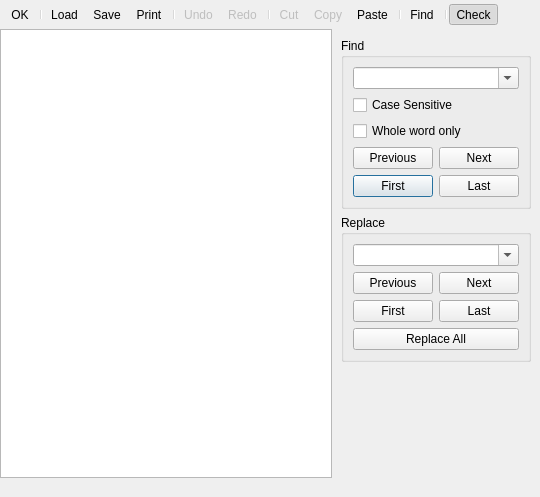
<?xml version="1.0" encoding="UTF-8"?>
<ui version="4.0">
 <class>ScriptPropertiesDialog</class>
 <widget class="QDialog" name="ScriptPropertiesDialog">
  <property name="geometry">
   <rect>
    <x>0</x>
    <y>0</y>
    <width>540</width>
    <height>497</height>
   </rect>
  </property>
  <property name="windowTitle">
   <string>Script Properties</string>
  </property>
  <property name="windowIcon">
   <iconset resource="../resources.qrc">
    <normaloff>:/qtgameengine/icons/script-file.png</normaloff>:/qtgameengine/icons/script-file.png</iconset>
  </property>
  <layout class="QVBoxLayout" name="verticalLayout" stretch="0,1">
   <property name="spacing">
    <number>0</number>
   </property>
   <property name="leftMargin">
    <number>0</number>
   </property>
   <property name="topMargin">
    <number>0</number>
   </property>
   <property name="rightMargin">
    <number>0</number>
   </property>
   <property name="bottomMargin">
    <number>0</number>
   </property>
   <item>
    <widget class="QToolBar" name="toolBar">
     <property name="windowTitle">
      <string>toolBar</string>
     </property>
     <property name="movable">
      <bool>false</bool>
     </property>
     <property name="iconSize">
      <size>
       <width>16</width>
       <height>16</height>
      </size>
     </property>
     <addaction name="actionOk"/>
     <addaction name="separator"/>
     <addaction name="actionLoad"/>
     <addaction name="actionSave"/>
     <addaction name="actionPrint"/>
     <addaction name="separator"/>
     <addaction name="actionUndo"/>
     <addaction name="actionRedo"/>
     <addaction name="separator"/>
     <addaction name="actionCut"/>
     <addaction name="actionCopy"/>
     <addaction name="actionPaste"/>
     <addaction name="separator"/>
     <addaction name="actionFind"/>
     <addaction name="separator"/>
     <addaction name="actionCheck"/>
    </widget>
   </item>
   <item>
    <layout class="QHBoxLayout" name="horizontalLayout" stretch="1,0">
     <item>
      <layout class="QVBoxLayout">
       <item>
        <widget class="CodeEditorWidget" name="codeEdit"/>
       </item>
       <item>
        <widget class="QStatusBar" name="statusbar">
         <property name="sizeGripEnabled">
          <bool>false</bool>
         </property>
        </widget>
       </item>
      </layout>
     </item>
     <item>
      <widget class="QWidget" name="widgetSearch" native="true">
       <property name="visible">
        <bool>false</bool>
       </property>
       <layout class="QVBoxLayout" name="verticalLayout_2" stretch="0,0,0">
        <item>
         <widget class="QGroupBox" name="groupBoxFind">
          <property name="title">
           <string>Find</string>
          </property>
          <layout class="QVBoxLayout" name="verticalLayout_3">
           <item>
            <widget class="QComboBox" name="comboBoxFind">
             <property name="editable">
              <bool>true</bool>
             </property>
            </widget>
           </item>
           <item>
            <widget class="QCheckBox" name="checkBoxCaseSensitive">
             <property name="text">
              <string>Case Sensitive</string>
             </property>
            </widget>
           </item>
           <item>
            <widget class="QCheckBox" name="checkBoxWholeWord">
             <property name="text">
              <string>Whole word only</string>
             </property>
            </widget>
           </item>
           <item>
            <layout class="QGridLayout" name="gridLayout">
             <item row="1" column="0">
              <widget class="QPushButton" name="pushButtonFindFirst">
               <property name="text">
                <string>First</string>
               </property>
              </widget>
             </item>
             <item row="0" column="0">
              <widget class="QPushButton" name="pushButtonFindPrev">
               <property name="text">
                <string>Previous</string>
               </property>
              </widget>
             </item>
             <item row="0" column="1">
              <widget class="QPushButton" name="pushButtonFindNext">
               <property name="text">
                <string>Next</string>
               </property>
              </widget>
             </item>
             <item row="1" column="1">
              <widget class="QPushButton" name="pushButtonFindLast">
               <property name="text">
                <string>Last</string>
               </property>
              </widget>
             </item>
            </layout>
           </item>
          </layout>
         </widget>
        </item>
        <item>
         <widget class="QGroupBox" name="groupBoxReplace">
          <property name="title">
           <string>Replace</string>
          </property>
          <layout class="QVBoxLayout" name="verticalLayout_4">
           <item>
            <widget class="QComboBox" name="comboBoxReplace">
             <property name="editable">
              <bool>true</bool>
             </property>
            </widget>
           </item>
           <item>
            <layout class="QGridLayout" name="gridLayout_2">
             <item row="1" column="0">
              <widget class="QPushButton" name="pushButtonReplaceFirst">
               <property name="text">
                <string>First</string>
               </property>
              </widget>
             </item>
             <item row="0" column="0">
              <widget class="QPushButton" name="pushButtonReplacePrevious">
               <property name="text">
                <string>Previous</string>
               </property>
              </widget>
             </item>
             <item row="0" column="1">
              <widget class="QPushButton" name="pushButtonReplaceNext">
               <property name="text">
                <string>Next</string>
               </property>
              </widget>
             </item>
             <item row="1" column="1">
              <widget class="QPushButton" name="pushButtonReplaceLast">
               <property name="text">
                <string>Last</string>
               </property>
              </widget>
             </item>
            </layout>
           </item>
           <item>
            <widget class="QPushButton" name="pushButtonReplaceAll">
             <property name="text">
              <string>Replace All</string>
             </property>
            </widget>
           </item>
          </layout>
         </widget>
        </item>
        <item>
         <spacer name="horizontalSpacer">
          <property name="orientation">
           <enum>Qt::Vertical</enum>
          </property>
          <property name="sizeHint" stdset="0">
           <size>
            <width>20</width>
            <height>40</height>
           </size>
          </property>
         </spacer>
        </item>
       </layout>
      </widget>
     </item>
    </layout>
   </item>
  </layout>
  <action name="actionOk">
   <property name="icon">
    <iconset resource="../resources.qrc">
     <normaloff>:/qtgameengine/icons/ok.png</normaloff>:/qtgameengine/icons/ok.png</iconset>
   </property>
   <property name="text">
    <string>OK</string>
   </property>
  </action>
  <action name="actionLoad">
   <property name="icon">
    <iconset resource="../resources.qrc">
     <normaloff>:/qtgameengine/icons/open.png</normaloff>:/qtgameengine/icons/open.png</iconset>
   </property>
   <property name="text">
    <string>Load</string>
   </property>
   <property name="toolTip">
    <string>Load the code from a text file</string>
   </property>
  </action>
  <action name="actionSave">
   <property name="icon">
    <iconset resource="../resources.qrc">
     <normaloff>:/qtgameengine/icons/save.png</normaloff>:/qtgameengine/icons/save.png</iconset>
   </property>
   <property name="text">
    <string>Save</string>
   </property>
   <property name="toolTip">
    <string>Save the code to a text file</string>
   </property>
  </action>
  <action name="actionPrint">
   <property name="icon">
    <iconset resource="../resources.qrc">
     <normaloff>:/qtgameengine/icons/print.png</normaloff>:/qtgameengine/icons/print.png</iconset>
   </property>
   <property name="text">
    <string>Print</string>
   </property>
   <property name="toolTip">
    <string>Print the code</string>
   </property>
  </action>
  <action name="actionUndo">
   <property name="enabled">
    <bool>false</bool>
   </property>
   <property name="icon">
    <iconset resource="../resources.qrc">
     <normaloff>:/qtgameengine/icons/undo.png</normaloff>:/qtgameengine/icons/undo.png</iconset>
   </property>
   <property name="text">
    <string>Undo</string>
   </property>
   <property name="toolTip">
    <string>Undo the last change</string>
   </property>
  </action>
  <action name="actionRedo">
   <property name="enabled">
    <bool>false</bool>
   </property>
   <property name="icon">
    <iconset resource="../resources.qrc">
     <normaloff>:/qtgameengine/icons/redo.png</normaloff>:/qtgameengine/icons/redo.png</iconset>
   </property>
   <property name="text">
    <string>Redo</string>
   </property>
   <property name="toolTip">
    <string>Redo the last undo</string>
   </property>
  </action>
  <action name="actionCut">
   <property name="enabled">
    <bool>false</bool>
   </property>
   <property name="icon">
    <iconset resource="../resources.qrc">
     <normaloff>:/qtgameengine/icons/cut.png</normaloff>:/qtgameengine/icons/cut.png</iconset>
   </property>
   <property name="text">
    <string>Cut</string>
   </property>
   <property name="toolTip">
    <string>Cut the selected text into clipboard</string>
   </property>
  </action>
  <action name="actionCopy">
   <property name="enabled">
    <bool>false</bool>
   </property>
   <property name="icon">
    <iconset resource="../resources.qrc">
     <normaloff>:/qtgameengine/icons/copy.png</normaloff>:/qtgameengine/icons/copy.png</iconset>
   </property>
   <property name="text">
    <string>Copy</string>
   </property>
   <property name="toolTip">
    <string>Copy the selected text to the clipboard</string>
   </property>
  </action>
  <action name="actionPaste">
   <property name="icon">
    <iconset resource="../resources.qrc">
     <normaloff>:/qtgameengine/icons/paste.png</normaloff>:/qtgameengine/icons/paste.png</iconset>
   </property>
   <property name="text">
    <string>Paste</string>
   </property>
   <property name="toolTip">
    <string>Paste the text from the clipboard</string>
   </property>
  </action>
  <action name="actionFind">
   <property name="checkable">
    <bool>true</bool>
   </property>
   <property name="checked">
    <bool>false</bool>
   </property>
   <property name="icon">
    <iconset resource="../resources.qrc">
     <normaloff>:/qtgameengine/icons/find.png</normaloff>:/qtgameengine/icons/find.png</iconset>
   </property>
   <property name="text">
    <string>Find</string>
   </property>
   <property name="toolTip">
    <string>Show the find and replace panel</string>
   </property>
  </action>
  <action name="actionCheck">
   <property name="checkable">
    <bool>true</bool>
   </property>
   <property name="checked">
    <bool>true</bool>
   </property>
   <property name="icon">
    <iconset resource="../resources.qrc">
     <normaloff>:/qtgameengine/icons/check.png</normaloff>:/qtgameengine/icons/check.png</iconset>
   </property>
   <property name="text">
    <string>Check</string>
   </property>
   <property name="toolTip">
    <string>Check the script for syntax errors</string>
   </property>
  </action>
 </widget>
 <customwidgets>
  <customwidget>
   <class>CodeEditorWidget</class>
   <extends>QPlainTextEdit</extends>
   <header>codeeditorwidget.h</header>
  </customwidget>
 </customwidgets>
 <resources>
  <include location="../resources.qrc"/>
 </resources>
 <connections>
  <connection>
   <sender>actionOk</sender>
   <signal>triggered()</signal>
   <receiver>ScriptPropertiesDialog</receiver>
   <slot>accept()</slot>
   <hints>
    <hint type="sourcelabel">
     <x>-1</x>
     <y>-1</y>
    </hint>
    <hint type="destinationlabel">
     <x>269</x>
     <y>248</y>
    </hint>
   </hints>
  </connection>
  <connection>
   <sender>actionUndo</sender>
   <signal>triggered()</signal>
   <receiver>codeEdit</receiver>
   <slot>undo()</slot>
   <hints>
    <hint type="sourcelabel">
     <x>-1</x>
     <y>-1</y>
    </hint>
    <hint type="destinationlabel">
     <x>269</x>
     <y>263</y>
    </hint>
   </hints>
  </connection>
  <connection>
   <sender>actionRedo</sender>
   <signal>triggered()</signal>
   <receiver>codeEdit</receiver>
   <slot>redo()</slot>
   <hints>
    <hint type="sourcelabel">
     <x>-1</x>
     <y>-1</y>
    </hint>
    <hint type="destinationlabel">
     <x>269</x>
     <y>263</y>
    </hint>
   </hints>
  </connection>
  <connection>
   <sender>codeEdit</sender>
   <signal>undoAvailable(bool)</signal>
   <receiver>actionUndo</receiver>
   <slot>setEnabled(bool)</slot>
   <hints>
    <hint type="sourcelabel">
     <x>269</x>
     <y>263</y>
    </hint>
    <hint type="destinationlabel">
     <x>-1</x>
     <y>-1</y>
    </hint>
   </hints>
  </connection>
  <connection>
   <sender>codeEdit</sender>
   <signal>redoAvailable(bool)</signal>
   <receiver>actionRedo</receiver>
   <slot>setEnabled(bool)</slot>
   <hints>
    <hint type="sourcelabel">
     <x>269</x>
     <y>263</y>
    </hint>
    <hint type="destinationlabel">
     <x>-1</x>
     <y>-1</y>
    </hint>
   </hints>
  </connection>
  <connection>
   <sender>actionCut</sender>
   <signal>triggered()</signal>
   <receiver>codeEdit</receiver>
   <slot>cut()</slot>
   <hints>
    <hint type="sourcelabel">
     <x>-1</x>
     <y>-1</y>
    </hint>
    <hint type="destinationlabel">
     <x>269</x>
     <y>263</y>
    </hint>
   </hints>
  </connection>
  <connection>
   <sender>actionCopy</sender>
   <signal>triggered()</signal>
   <receiver>codeEdit</receiver>
   <slot>copy()</slot>
   <hints>
    <hint type="sourcelabel">
     <x>-1</x>
     <y>-1</y>
    </hint>
    <hint type="destinationlabel">
     <x>269</x>
     <y>263</y>
    </hint>
   </hints>
  </connection>
  <connection>
   <sender>actionPaste</sender>
   <signal>triggered()</signal>
   <receiver>codeEdit</receiver>
   <slot>paste()</slot>
   <hints>
    <hint type="sourcelabel">
     <x>-1</x>
     <y>-1</y>
    </hint>
    <hint type="destinationlabel">
     <x>269</x>
     <y>263</y>
    </hint>
   </hints>
  </connection>
  <connection>
   <sender>codeEdit</sender>
   <signal>copyAvailable(bool)</signal>
   <receiver>actionCut</receiver>
   <slot>setEnabled(bool)</slot>
   <hints>
    <hint type="sourcelabel">
     <x>269</x>
     <y>263</y>
    </hint>
    <hint type="destinationlabel">
     <x>-1</x>
     <y>-1</y>
    </hint>
   </hints>
  </connection>
  <connection>
   <sender>codeEdit</sender>
   <signal>copyAvailable(bool)</signal>
   <receiver>actionCopy</receiver>
   <slot>setEnabled(bool)</slot>
   <hints>
    <hint type="sourcelabel">
     <x>269</x>
     <y>263</y>
    </hint>
    <hint type="destinationlabel">
     <x>-1</x>
     <y>-1</y>
    </hint>
   </hints>
  </connection>
  <connection>
   <sender>actionFind</sender>
   <signal>toggled(bool)</signal>
   <receiver>widgetSearch</receiver>
   <slot>setVisible(bool)</slot>
   <hints>
    <hint type="sourcelabel">
     <x>-1</x>
     <y>-1</y>
    </hint>
    <hint type="destinationlabel">
     <x>499</x>
     <y>263</y>
    </hint>
   </hints>
  </connection>
 </connections>
</ui>
